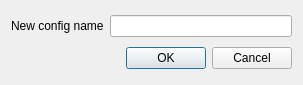
<?xml version="1.0" encoding="UTF-8"?>
<ui version="4.0">
 <class>ConfigDialog</class>
 <widget class="QDialog" name="ConfigDialog">
  <property name="geometry">
   <rect>
    <x>0</x>
    <y>0</y>
    <width>303</width>
    <height>85</height>
   </rect>
  </property>
  <property name="windowTitle">
   <string>Dialog</string>
  </property>
  <layout class="QVBoxLayout" name="verticalLayout">
   <item>
    <layout class="QHBoxLayout" name="horizontalLayout">
     <item>
      <widget class="QLabel" name="label">
       <property name="text">
        <string>New config name</string>
       </property>
      </widget>
     </item>
     <item>
      <widget class="QLineEdit" name="configNameLine"/>
     </item>
    </layout>
   </item>
   <item>
    <widget class="QDialogButtonBox" name="buttonBox">
     <property name="orientation">
      <enum>Qt::Horizontal</enum>
     </property>
     <property name="standardButtons">
      <set>QDialogButtonBox::Cancel|QDialogButtonBox::Ok</set>
     </property>
    </widget>
   </item>
  </layout>
 </widget>
 <resources/>
 <connections>
  <connection>
   <sender>buttonBox</sender>
   <signal>accepted()</signal>
   <receiver>ConfigDialog</receiver>
   <slot>accept()</slot>
   <hints>
    <hint type="sourcelabel">
     <x>248</x>
     <y>254</y>
    </hint>
    <hint type="destinationlabel">
     <x>157</x>
     <y>274</y>
    </hint>
   </hints>
  </connection>
  <connection>
   <sender>buttonBox</sender>
   <signal>rejected()</signal>
   <receiver>ConfigDialog</receiver>
   <slot>reject()</slot>
   <hints>
    <hint type="sourcelabel">
     <x>316</x>
     <y>260</y>
    </hint>
    <hint type="destinationlabel">
     <x>286</x>
     <y>274</y>
    </hint>
   </hints>
  </connection>
 </connections>
</ui>
